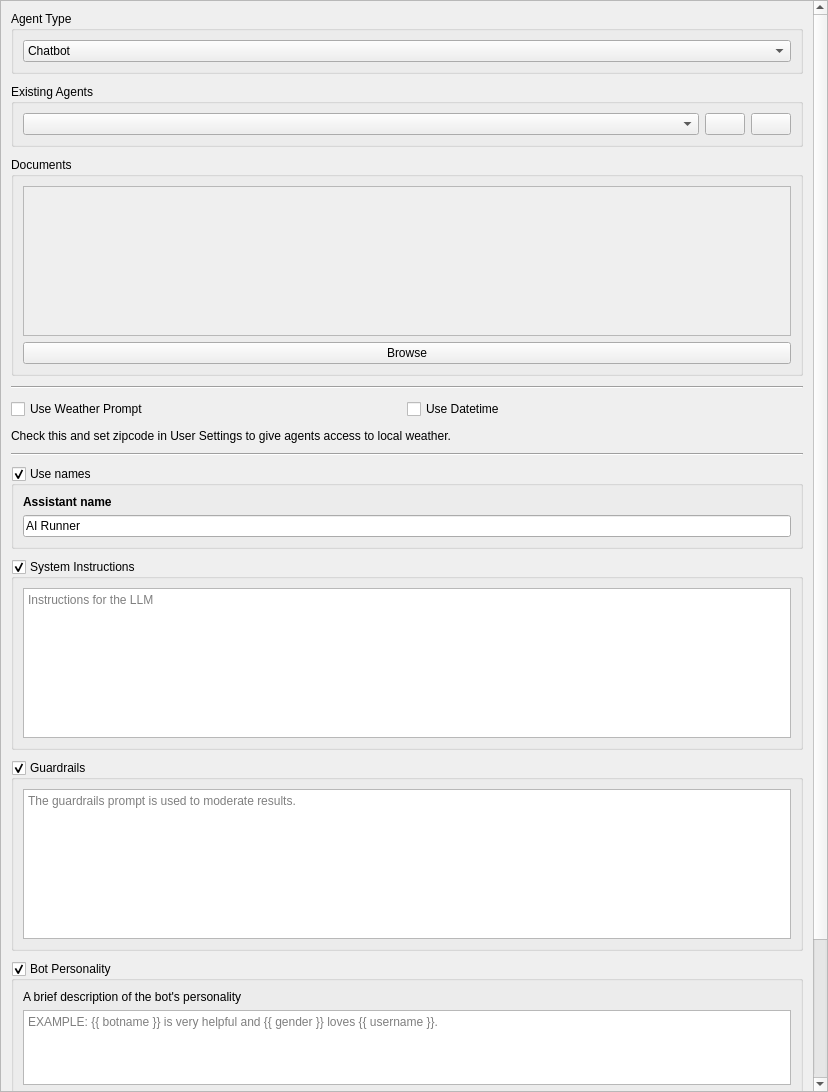
<?xml version="1.0" encoding="UTF-8"?>
<ui version="4.0">
 <class>bot_preferences</class>
 <widget class="QWidget" name="bot_preferences">
  <property name="geometry">
   <rect>
    <x>0</x>
    <y>0</y>
    <width>828</width>
    <height>1092</height>
   </rect>
  </property>
  <property name="windowTitle">
   <string>Form</string>
  </property>
  <layout class="QGridLayout" name="gridLayout_4">
   <property name="leftMargin">
    <number>0</number>
   </property>
   <property name="topMargin">
    <number>0</number>
   </property>
   <property name="rightMargin">
    <number>0</number>
   </property>
   <property name="bottomMargin">
    <number>0</number>
   </property>
   <property name="spacing">
    <number>0</number>
   </property>
   <item row="0" column="0">
    <widget class="QScrollArea" name="scrollArea">
     <property name="widgetResizable">
      <bool>true</bool>
     </property>
     <widget class="QWidget" name="scrollAreaWidgetContents_2">
      <property name="geometry">
       <rect>
        <x>0</x>
        <y>-242</y>
        <width>812</width>
        <height>1332</height>
       </rect>
      </property>
      <layout class="QGridLayout" name="gridLayout">
       <property name="leftMargin">
        <number>10</number>
       </property>
       <property name="topMargin">
        <number>10</number>
       </property>
       <property name="rightMargin">
        <number>10</number>
       </property>
       <property name="bottomMargin">
        <number>10</number>
       </property>
       <property name="verticalSpacing">
        <number>10</number>
       </property>
       <item row="10" column="0">
        <widget class="QGroupBox" name="system_instructions_groupbox">
         <property name="title">
          <string>System Instructions</string>
         </property>
         <property name="checkable">
          <bool>true</bool>
         </property>
         <layout class="QVBoxLayout" name="verticalLayout_3">
          <item>
           <widget class="QPlainTextEdit" name="system_instructions">
            <property name="sizePolicy">
             <sizepolicy hsizetype="Expanding" vsizetype="MinimumExpanding">
              <horstretch>0</horstretch>
              <verstretch>0</verstretch>
             </sizepolicy>
            </property>
            <property name="minimumSize">
             <size>
              <width>0</width>
              <height>150</height>
             </size>
            </property>
            <property name="placeholderText">
             <string>Instructions for the LLM</string>
            </property>
           </widget>
          </item>
         </layout>
        </widget>
       </item>
       <item row="9" column="0">
        <widget class="QGroupBox" name="names_groupbox">
         <property name="title">
          <string>Use names</string>
         </property>
         <property name="checkable">
          <bool>true</bool>
         </property>
         <layout class="QHBoxLayout" name="horizontalLayout">
          <item>
           <layout class="QVBoxLayout" name="verticalLayout_6">
            <item>
             <widget class="QLabel" name="label">
              <property name="font">
               <font>
                <bold>true</bold>
               </font>
              </property>
              <property name="text">
               <string>Assistant name</string>
              </property>
             </widget>
            </item>
            <item>
             <widget class="QLineEdit" name="botname">
              <property name="text">
               <string>AI Runner</string>
              </property>
              <property name="cursorPosition">
               <number>9</number>
              </property>
              <property name="placeholderText">
               <string>Bot name</string>
              </property>
             </widget>
            </item>
           </layout>
          </item>
         </layout>
        </widget>
       </item>
       <item row="0" column="0">
        <widget class="QGroupBox" name="groupBox_2">
         <property name="title">
          <string>Agent Type</string>
         </property>
         <layout class="QGridLayout" name="gridLayout_8">
          <item row="0" column="0">
           <widget class="QComboBox" name="comboBox">
            <item>
             <property name="text">
              <string>Chatbot</string>
             </property>
            </item>
            <item>
             <property name="text">
              <string>Tool</string>
             </property>
            </item>
           </widget>
          </item>
         </layout>
        </widget>
       </item>
       <item row="1" column="0">
        <widget class="QGroupBox" name="groupBox">
         <property name="title">
          <string>Existing Agents</string>
         </property>
         <layout class="QGridLayout" name="gridLayout_3">
          <item row="0" column="1">
           <widget class="QPushButton" name="create_new_button">
            <property name="maximumSize">
             <size>
              <width>40</width>
              <height>16777215</height>
             </size>
            </property>
            <property name="toolTip">
             <string>Add new agent</string>
            </property>
            <property name="text">
             <string/>
            </property>
            <property name="icon">
             <iconset theme="list-add"/>
            </property>
           </widget>
          </item>
          <item row="0" column="0">
           <widget class="QComboBox" name="saved_chatbots"/>
          </item>
          <item row="0" column="2">
           <widget class="QPushButton" name="delete_button">
            <property name="maximumSize">
             <size>
              <width>40</width>
              <height>16777215</height>
             </size>
            </property>
            <property name="toolTip">
             <string>Delete agent</string>
            </property>
            <property name="text">
             <string/>
            </property>
            <property name="icon">
             <iconset theme="process-stop"/>
            </property>
           </widget>
          </item>
         </layout>
        </widget>
       </item>
       <item row="12" column="0">
        <widget class="QGroupBox" name="personality_groupbox">
         <property name="title">
          <string>Bot Personality</string>
         </property>
         <property name="checkable">
          <bool>true</bool>
         </property>
         <layout class="QGridLayout" name="gridLayout_5">
          <item row="1" column="0">
           <widget class="QPlainTextEdit" name="bot_personality">
            <property name="sizePolicy">
             <sizepolicy hsizetype="Expanding" vsizetype="MinimumExpanding">
              <horstretch>0</horstretch>
              <verstretch>0</verstretch>
             </sizepolicy>
            </property>
            <property name="minimumSize">
             <size>
              <width>0</width>
              <height>75</height>
             </size>
            </property>
            <property name="placeholderText">
             <string>EXAMPLE: {{ botname }} is very helpful and {{ gender }} loves {{ username }}.</string>
            </property>
           </widget>
          </item>
          <item row="0" column="0">
           <widget class="QLabel" name="label_2">
            <property name="text">
             <string>A brief description of the bot's personality</string>
            </property>
           </widget>
          </item>
         </layout>
        </widget>
       </item>
       <item row="2" column="0">
        <widget class="QGroupBox" name="groupBox_3">
         <property name="title">
          <string>Documents</string>
         </property>
         <layout class="QGridLayout" name="gridLayout_9">
          <item row="1" column="0">
           <widget class="QPushButton" name="browse_documents_button">
            <property name="text">
             <string>Browse</string>
            </property>
           </widget>
          </item>
          <item row="0" column="0">
           <widget class="QScrollArea" name="target_files">
            <property name="sizePolicy">
             <sizepolicy hsizetype="Expanding" vsizetype="MinimumExpanding">
              <horstretch>0</horstretch>
              <verstretch>0</verstretch>
             </sizepolicy>
            </property>
            <property name="minimumSize">
             <size>
              <width>0</width>
              <height>150</height>
             </size>
            </property>
            <property name="widgetResizable">
             <bool>true</bool>
            </property>
            <widget class="QWidget" name="scrollAreaWidgetContents">
             <property name="geometry">
              <rect>
               <x>0</x>
               <y>0</y>
               <width>766</width>
               <height>148</height>
              </rect>
             </property>
             <layout class="QGridLayout" name="gridLayout_10"/>
            </widget>
           </widget>
          </item>
         </layout>
        </widget>
       </item>
       <item row="6" column="0">
        <layout class="QHBoxLayout" name="horizontalLayout_3">
         <item>
          <widget class="QCheckBox" name="use_weather_prompt">
           <property name="text">
            <string>Use Weather Prompt</string>
           </property>
          </widget>
         </item>
         <item>
          <widget class="QCheckBox" name="use_datetime">
           <property name="text">
            <string>Use Datetime</string>
           </property>
          </widget>
         </item>
        </layout>
       </item>
       <item row="7" column="0">
        <widget class="QLabel" name="label_3">
         <property name="text">
          <string>Check this and set zipcode in User Settings to give agents access to local weather.</string>
         </property>
        </widget>
       </item>
       <item row="3" column="0">
        <widget class="Line" name="line_2">
         <property name="orientation">
          <enum>Qt::Orientation::Horizontal</enum>
         </property>
        </widget>
       </item>
       <item row="8" column="0">
        <widget class="Line" name="line">
         <property name="orientation">
          <enum>Qt::Orientation::Horizontal</enum>
         </property>
        </widget>
       </item>
       <item row="11" column="0">
        <widget class="QGroupBox" name="guardrails_groupbox">
         <property name="title">
          <string>Guardrails</string>
         </property>
         <property name="checkable">
          <bool>true</bool>
         </property>
         <layout class="QVBoxLayout" name="verticalLayout_2">
          <item>
           <widget class="QPlainTextEdit" name="guardrails_prompt">
            <property name="sizePolicy">
             <sizepolicy hsizetype="Expanding" vsizetype="MinimumExpanding">
              <horstretch>0</horstretch>
              <verstretch>0</verstretch>
             </sizepolicy>
            </property>
            <property name="minimumSize">
             <size>
              <width>0</width>
              <height>150</height>
             </size>
            </property>
            <property name="placeholderText">
             <string>The guardrails prompt is used to moderate results.</string>
            </property>
           </widget>
          </item>
         </layout>
        </widget>
       </item>
       <item row="13" column="0">
        <widget class="QGroupBox" name="groupBox_4">
         <property name="title">
          <string>Gender</string>
         </property>
         <layout class="QGridLayout" name="gridLayout_2">
          <item row="0" column="0">
           <widget class="QComboBox" name="gender">
            <item>
             <property name="text">
              <string>Male</string>
             </property>
            </item>
            <item>
             <property name="text">
              <string>Female</string>
             </property>
            </item>
           </widget>
          </item>
         </layout>
        </widget>
       </item>
       <item row="14" column="0">
        <widget class="QGroupBox" name="voice_groupbox">
         <property name="title">
          <string>Voice</string>
         </property>
         <layout class="QGridLayout" name="gridLayout_voice">
          <item row="0" column="0">
           <widget class="QComboBox" name="voice_combobox"/>
          </item>
         </layout>
        </widget>
       </item>
      </layout>
     </widget>
    </widget>
   </item>
  </layout>
 </widget>
 <resources/>
 <connections>
  <connection>
   <sender>botname</sender>
   <signal>textChanged(QString)</signal>
   <receiver>bot_preferences</receiver>
   <slot>botname_changed(QString)</slot>
   <hints>
    <hint type="sourcelabel">
     <x>299</x>
     <y>316</y>
    </hint>
    <hint type="destinationlabel">
     <x>127</x>
     <y>0</y>
    </hint>
   </hints>
  </connection>
  <connection>
   <sender>bot_personality</sender>
   <signal>textChanged()</signal>
   <receiver>bot_preferences</receiver>
   <slot>bot_personality_changed()</slot>
   <hints>
    <hint type="sourcelabel">
     <x>428</x>
     <y>832</y>
    </hint>
    <hint type="destinationlabel">
     <x>292</x>
     <y>0</y>
    </hint>
   </hints>
  </connection>
  <connection>
   <sender>names_groupbox</sender>
   <signal>toggled(bool)</signal>
   <receiver>bot_preferences</receiver>
   <slot>toggle_use_names(bool)</slot>
   <hints>
    <hint type="sourcelabel">
     <x>51</x>
     <y>339</y>
    </hint>
    <hint type="destinationlabel">
     <x>0</x>
     <y>62</y>
    </hint>
   </hints>
  </connection>
  <connection>
   <sender>personality_groupbox</sender>
   <signal>toggled(bool)</signal>
   <receiver>bot_preferences</receiver>
   <slot>toggle_use_personality(bool)</slot>
   <hints>
    <hint type="sourcelabel">
     <x>108</x>
     <y>775</y>
    </hint>
    <hint type="destinationlabel">
     <x>0</x>
     <y>196</y>
    </hint>
   </hints>
  </connection>
  <connection>
   <sender>guardrails_prompt</sender>
   <signal>textChanged()</signal>
   <receiver>bot_preferences</receiver>
   <slot>guardrails_prompt_changed()</slot>
   <hints>
    <hint type="sourcelabel">
     <x>238</x>
     <y>743</y>
    </hint>
    <hint type="destinationlabel">
     <x>1</x>
     <y>379</y>
    </hint>
   </hints>
  </connection>
  <connection>
   <sender>system_instructions</sender>
   <signal>textChanged()</signal>
   <receiver>bot_preferences</receiver>
   <slot>system_instructions_changed()</slot>
   <hints>
    <hint type="sourcelabel">
     <x>384</x>
     <y>398</y>
    </hint>
    <hint type="destinationlabel">
     <x>0</x>
     <y>545</y>
    </hint>
   </hints>
  </connection>
  <connection>
   <sender>guardrails_groupbox</sender>
   <signal>toggled(bool)</signal>
   <receiver>bot_preferences</receiver>
   <slot>toggle_use_guardrails(bool)</slot>
   <hints>
    <hint type="sourcelabel">
     <x>83</x>
     <y>595</y>
    </hint>
    <hint type="destinationlabel">
     <x>0</x>
     <y>510</y>
    </hint>
   </hints>
  </connection>
  <connection>
   <sender>system_instructions_groupbox</sender>
   <signal>toggled(bool)</signal>
   <receiver>bot_preferences</receiver>
   <slot>toggle_use_system_instructions(bool)</slot>
   <hints>
    <hint type="sourcelabel">
     <x>100</x>
     <y>365</y>
    </hint>
    <hint type="destinationlabel">
     <x>0</x>
     <y>424</y>
    </hint>
   </hints>
  </connection>
  <connection>
   <sender>saved_chatbots</sender>
   <signal>currentTextChanged(QString)</signal>
   <receiver>bot_preferences</receiver>
   <slot>saved_chatbots_changed(QString)</slot>
   <hints>
    <hint type="sourcelabel">
     <x>280</x>
     <y>-117</y>
    </hint>
    <hint type="destinationlabel">
     <x>2</x>
     <y>27</y>
    </hint>
   </hints>
  </connection>
  <connection>
   <sender>create_new_button</sender>
   <signal>clicked()</signal>
   <receiver>bot_preferences</receiver>
   <slot>create_new_chatbot_clicked()</slot>
   <hints>
    <hint type="sourcelabel">
     <x>744</x>
     <y>-116</y>
    </hint>
    <hint type="destinationlabel">
     <x>479</x>
     <y>7</y>
    </hint>
   </hints>
  </connection>
  <connection>
   <sender>delete_button</sender>
   <signal>clicked()</signal>
   <receiver>bot_preferences</receiver>
   <slot>delete_clicked()</slot>
   <hints>
    <hint type="sourcelabel">
     <x>790</x>
     <y>-116</y>
    </hint>
    <hint type="destinationlabel">
     <x>480</x>
     <y>0</y>
    </hint>
   </hints>
  </connection>
  <connection>
   <sender>comboBox</sender>
   <signal>currentTextChanged(QString)</signal>
   <receiver>bot_preferences</receiver>
   <slot>agent_type_changed(QString)</slot>
   <hints>
    <hint type="sourcelabel">
     <x>699</x>
     <y>-198</y>
    </hint>
    <hint type="destinationlabel">
     <x>813</x>
     <y>8</y>
    </hint>
   </hints>
  </connection>
  <connection>
   <sender>browse_documents_button</sender>
   <signal>clicked()</signal>
   <receiver>bot_preferences</receiver>
   <slot>browse_documents()</slot>
   <hints>
    <hint type="sourcelabel">
     <x>479</x>
     <y>145</y>
    </hint>
    <hint type="destinationlabel">
     <x>690</x>
     <y>6</y>
    </hint>
   </hints>
  </connection>
  <connection>
   <sender>use_weather_prompt</sender>
   <signal>toggled(bool)</signal>
   <receiver>bot_preferences</receiver>
   <slot>use_weather_prompt_toggled(bool)</slot>
   <hints>
    <hint type="sourcelabel">
     <x>118</x>
     <y>182</y>
    </hint>
    <hint type="destinationlabel">
     <x>-3</x>
     <y>326</y>
    </hint>
   </hints>
  </connection>
  <connection>
   <sender>use_datetime</sender>
   <signal>toggled(bool)</signal>
   <receiver>bot_preferences</receiver>
   <slot>toggle_use_datetime(bool)</slot>
   <hints>
    <hint type="sourcelabel">
     <x>801</x>
     <y>182</y>
    </hint>
    <hint type="destinationlabel">
     <x>-4</x>
     <y>306</y>
    </hint>
   </hints>
  </connection>
  <connection>
   <sender>gender</sender>
   <signal>currentTextChanged(QString)</signal>
   <receiver>bot_preferences</receiver>
   <slot>gender_changed(QString)</slot>
   <hints>
    <hint type="sourcelabel">
     <x>165</x>
     <y>962</y>
    </hint>
    <hint type="destinationlabel">
     <x>-3</x>
     <y>987</y>
    </hint>
   </hints>
  </connection>
  <connection>
   <sender>voice_combobox</sender>
   <signal>currentIndexChanged(int)</signal>
   <receiver>bot_preferences</receiver>
   <slot>voice_changed(int)</slot>
   <hints>
    <hint type="sourcelabel">
     <x>121</x>
     <y>1064</y>
    </hint>
    <hint type="destinationlabel">
     <x>-5</x>
     <y>1025</y>
    </hint>
   </hints>
  </connection>
 </connections>
 <slots>
  <slot>botname_changed(QString)</slot>
  <slot>bot_personality_changed()</slot>
  <slot>toggle_use_names(bool)</slot>
  <slot>toggle_use_personality(bool)</slot>
  <slot>toggle_use_mood(bool)</slot>
  <slot>toggle_use_guardrails(bool)</slot>
  <slot>guardrails_prompt_changed()</slot>
  <slot>reset_guardrails_to_default()</slot>
  <slot>system_instructions_changed()</slot>
  <slot>toggle_use_system_instructions(bool)</slot>
  <slot>saved_chatbots_changed(QString)</slot>
  <slot>create_new_chatbot_clicked()</slot>
  <slot>delete_clicked()</slot>
  <slot>toggle_use_image_generator(bool)</slot>
  <slot>agent_type_changed(QString)</slot>
  <slot>browse_documents()</slot>
  <slot>use_weather_prompt_toggled(bool)</slot>
  <slot>toggle_use_datetime(bool)</slot>
  <slot>gender_changed(QString)</slot>
  <slot>voice_changed(int)</slot>
 </slots>
</ui>
